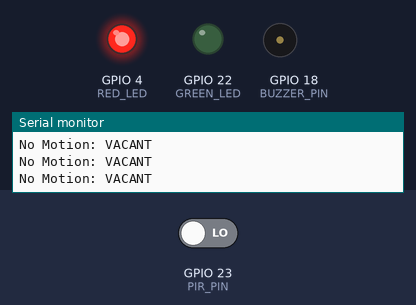
This sketch was run on a simulated ESP32. Parts: output pins drawn as LEDs (lit = HIGH), buzzer (waves = sounding, pin HIGH), the last lines printed to the serial monitor. Inputs (shaded band) come from the test bench; at power-on: GPIO 23 (PIR_PIN) LOW. WiFi joins after 1.5 s; servers stay silent unless stated.

Above: at 2.7 s.
2.8 s: GPIO 23 (PIR_PIN) driven HIGH
At 3.9 s:
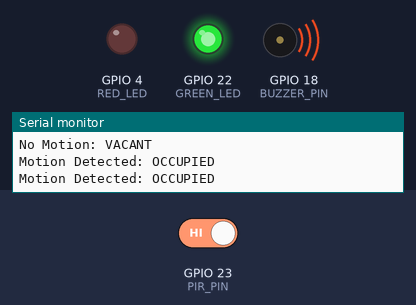
4.5 s: GPIO 23 (PIR_PIN) driven LOW
At 5.0 s:
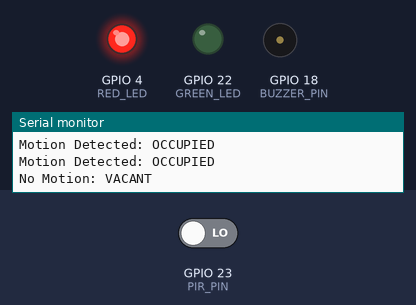
Timing chart, 0 to 7.5 s (numbered marks = the images above; inputs shaded):
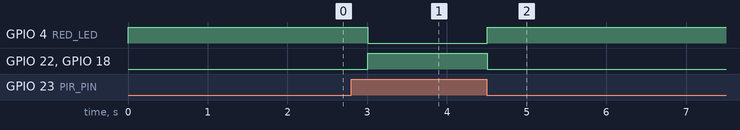

The sketch:

ESP32_PIR_Sensor_Detection.ino
```cpp
#include <WiFi.h>
#include <WebServer.h>

// Wi-Fi credentials
const char* ssid = "SSID";
const char* password = "Password";

// GPIO Pins
#define PIR_PIN       23   // Motion sensor
#define GREEN_LED     22    // Presence indicator
#define RED_LED       4    // No presence indicator
#define BUZZER_PIN    18   // Alarm

WebServer server(80);
bool presenceDetected = false;

String getHTML() {
  return "<!DOCTYPE html><html><head><meta charset='UTF-8'>"
         "<meta name='viewport' content='width=device-width, initial-scale=1.0'>"
         "<title>Room Presence</title>"
         "<script>setTimeout(()=>location.reload(),2000);</script></head>"
         "<body style='font-family:Arial;text-align:center;padding-top:40px;'>"
         "<h2>Room Presence Detection</h2>"
         "<p><strong>Status:</strong> <span style='color:"
         + String(presenceDetected ? "green" : "red") + "'>"
         + String(presenceDetected ? "Occupied" : "Vacant") + "</span></p>"
         "</body></html>";
}

void handleRoot() {
  server.send(200, "text/html", getHTML());
}

void setup() {
  Serial.begin(115200);

  // Set pin modes
  pinMode(PIR_PIN, INPUT);
  pinMode(GREEN_LED, OUTPUT);
  pinMode(RED_LED, OUTPUT);
  pinMode(BUZZER_PIN, OUTPUT);

  // Initial states
  digitalWrite(GREEN_LED, LOW);
  digitalWrite(RED_LED, HIGH);
  digitalWrite(BUZZER_PIN, LOW);

  // Wi-Fi Connection
  WiFi.begin(ssid, password);
  Serial.print("Connecting to Wi-Fi");
  while (WiFi.status() != WL_CONNECTED) {
    delay(500);
    Serial.print(".");
  }
  Serial.println("\nWi-Fi connected.");
  Serial.print("ESP32 IP address: ");
  Serial.println(WiFi.localIP());

  // Start WebServer
  server.on("/", handleRoot);
  server.begin();
  Serial.println("Web server started.");
}

void loop() {
  // Read PIR sensor state
  presenceDetected = digitalRead(PIR_PIN);

  // Handle web server
  server.handleClient();

  // Update LEDs and buzzer
  if (presenceDetected) {
    digitalWrite(GREEN_LED, HIGH);
    digitalWrite(RED_LED, LOW);
    digitalWrite(BUZZER_PIN, HIGH);
    Serial.println("Motion Detected: OCCUPIED");
  } else {
    digitalWrite(GREEN_LED, LOW);
    digitalWrite(RED_LED, HIGH);
    digitalWrite(BUZZER_PIN, LOW);
    Serial.println("No Motion: VACANT");
  }

  delay(500); // slight debounce / control rate of updates
}
```

Measured:
- after the input at 2.8 s, GPIO 4 (RED_LED): HIGH → LOW after 0.21 s; GPIO 22 (GREEN_LED), GPIO 18 (BUZZER_PIN): LOW → HIGH after 0.21 s
- after the input at 4.5 s, GPIO 4 (RED_LED): LOW → HIGH at once; GPIO 22 (GREEN_LED), GPIO 18 (BUZZER_PIN): HIGH → LOW at once
